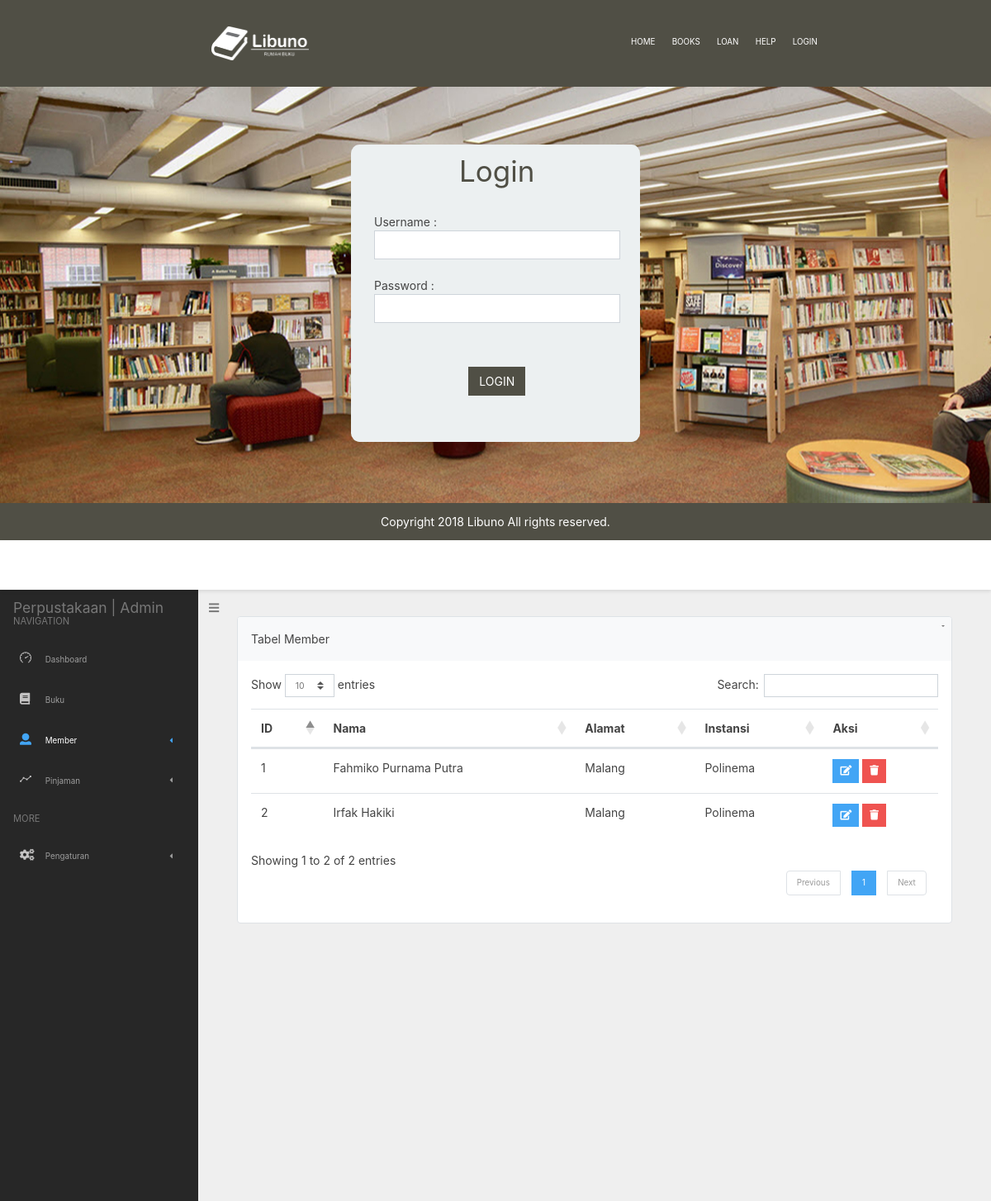
Before: /index.php/member with the older database file.
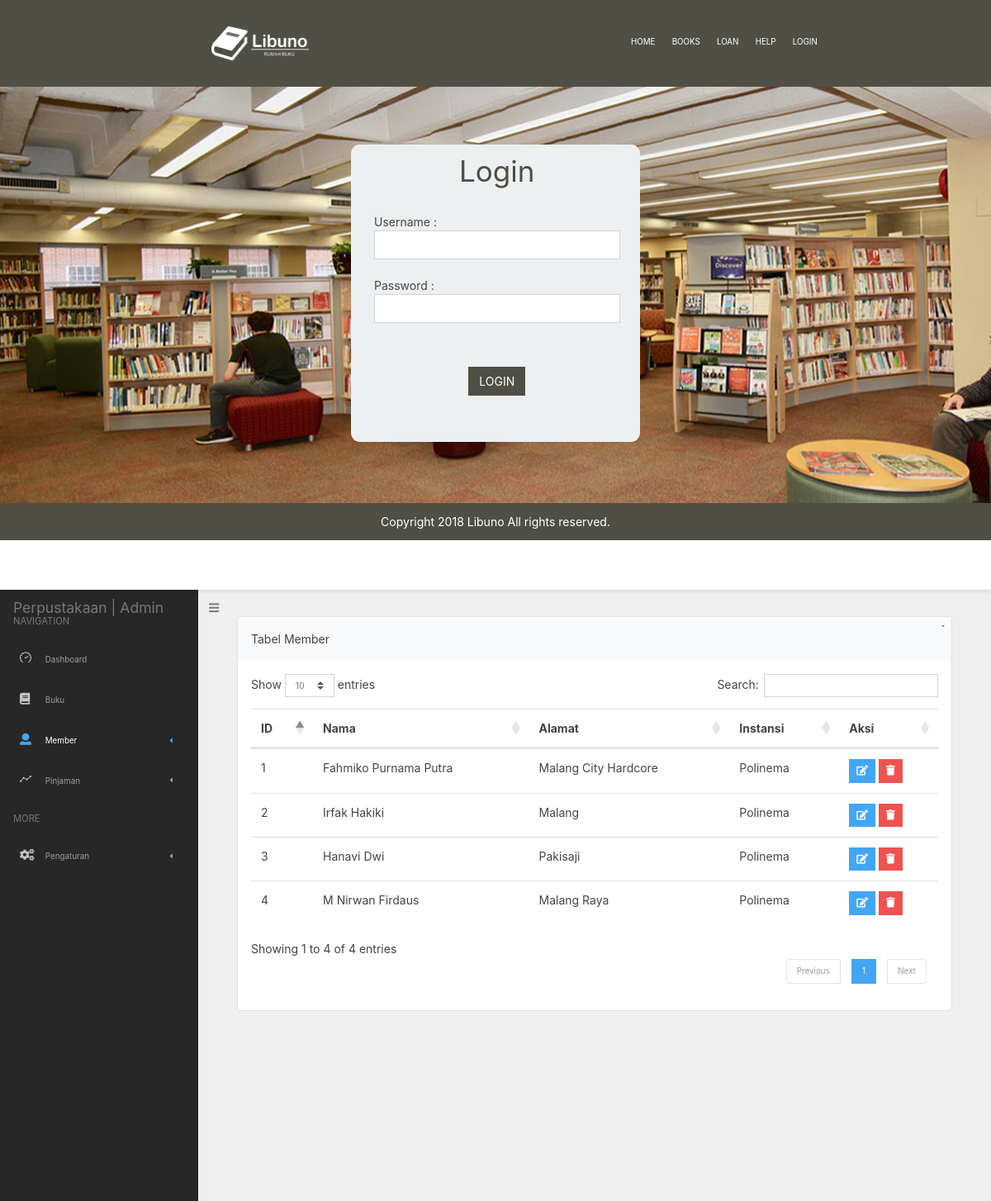
After: the same page with the newer database file.
### tables this page shows
CREATE TABLE `member` (
  `id_member` int(11) NOT NULL,
  `nama` varchar(25) NOT NULL,
  `alamat` varchar(50) NOT NULL,
  `instansi` varchar(25) NOT NULL
);

### application/controllers/Member.php (called while the page is built, shortened)
<?php
class Member extends CI_Controller {
	public function __construct()
	{
		$this->load->model('data_perpustakaan');
		$this->load->helper('form');
		$this->load->helper('url');
		$this->load->library('form_validation');
		if(empty($this->session->userdata('username'))){
			$this->load->view('admin/login');
		}
	}
	public function index()
	{
		$data['member'] = $this->data_perpustakaan->get_data('member');
		$this->load->view('templates/header');
		$this->load->view('admin/member', $data, FALSE);
		$this->load->view('templates/footer');
	}
}

### index.php (called while the page is built, shortened)
<?php
require_once BASEPATH.'core/CodeIgniter.php';

### application/models/data_perpustakaan.php (called while the page is built, shortened)
<?php
class Data_perpustakaan extends CI_Model {
	public function get_data($table){
		return $this->db->get($table);
	}
}

### application/views/admin/member.php (the view, shortened to what this page needs)
 <div class="content">
    <div class="container-fluid">
        <div class="row">
            <div class="col-md-12">
                <div class="card">
                    <div class="card-header bg-light">
                        Tabel Member
                    </div>
            <div class="card-body">
                <table class="table table-hover" id="myTable">
                	<thead>
                        <tr>
                            <th>ID</th>
                            <th>Nama</th>
                            <th>Alamat</th>
                            <th>Instansi</th>
                            <th>Aksi</th>
                        </tr>
                    </thead>
                    <tbody>
                        <?php foreach ($member->result() as $data) {
                        	echo "<tr>";
                        	echo "<td>$data->id_member</td>";
                        	echo "<td>$data->nama</td>";
                            echo "<td>$data->alamat</td>";
                        	echo "<td>$data->instansi</td>";
                            echo "<td>
                                <a class='btn btn-primary btn-sm' href='member/edit_member/".$data->id_member."'><span class='fa fa-edit'></span></a>
                                <a class='btn btn-danger btn-sm' href='member/delete_member/".$data->id_member."'><span class='fa fa-trash' onclick=\"return confirm('ingin hapus member ?')\"></span></a>
                          </td>";
                        } ?>
                    </tbody>
                </table>
            </div>
        </div>
    </div>
</div>
</div></div>

### application/views/admin/login.php (shortened to what this page needs)
<!DOCTYPE html>
<html>
<head>
    <link href="<?php echo base_url('assets/css/bootstrap.min.css'); ?>" rel="stylesheet">
    <link href="<?php echo base_url('assets/style.css'); ?>" rel="stylesheet" type="text/css">
</head>
<body>
<header>
<div class="container">
    <div class="row">
        <div class="col-lg-6">
                <center><img class="img1" src="<?php echo base_url('assets/images/logo.png') ?>"></center>
        </div>
        <div class="col-lg-6">
            <center>
                <ul>
                    <li><a class="list" href="<?php echo base_url('Welcome') ?>"> HOME </a></li>
                    <li><a class="list" href="<?php echo base_url('Welcome/books') ?>">BOOKS</a></li>
                    <li><a class="list" href="<?php echo base_url('Welcome/loan') ?>">LOAN</a></li>
                    <li><a class="list" href="<?php echo base_url('Welcome/help') ?>">HELP</a></li>
                    <li><a class="list" href="<?php echo base_url('Welcome/login') ?>">LOGIN</a></li>
                </ul>
            </center>
        </div>
    </div>
</div>
</header>
<div class="super2">
    <div class="container">
        <div class="row">
            <div class="col-lg-4">
            </div>
            <div class="col-lg-4">
                <form method="POST" action="<?php echo base_url('Admin/cek_login')?>" class="space6 faceLog">
                    <center><h1  class="space3"><b>Login</b></h1></center>
                    Username : <input class="form-control" type="text" name="username"><br>
                    Password : <input class="form-control" type="password" name="password"><br>
                    <center><input type="submit" id="submitBtn" class="btn btn3 superup2" name="login" value="LOGIN" ></center>
                </form>
            </div>
            <div class="col-lg-4">
            </div>
        </div>
    </div>
</div>
<footer>
    <p class="Copyright2" align="center">Copyright 2018 Libuno All rights reserved.</p>
</footer>
</body>
</html>

### application/views/templates/header.php (shortened to what this page needs)
<!doctype html>
<html lang="en">
<head>
    <link rel="stylesheet" href="https://cdnjs.cloudflare.com/ajax/libs/twitter-bootstrap/4.0.0/css/bootstrap.css">
    <link rel="stylesheet" href="https://cdn.datatables.net/1.10.16/css/dataTables.bootstrap4.min.css">
    <link rel="stylesheet" href="<?php echo base_url().'assets/admin/' ?>vendor/simple-line-icons/css/simple-line-icons.css">
    <link rel="stylesheet" href="<?php echo base_url().'assets/admin/' ?>vendor/font-awesome/css/fontawesome-all.min.css">
    <link rel="stylesheet" href="<?php echo base_url().'assets/admin/' ?>css/styles.css">
</head>
<body class="header-fixed">
<div class="page-wrapper">
    <nav class="navbar page-header">
        <a class="navbar-brand" href="#">
            Perpustakaan | Admin
        </a>
        <a href="#" class="btn btn-link sidebar-toggle d-md-down-none">
            <i class="fa fa-bars"></i>
        </a>
        <ul class="navbar-nav ml-auto">
            <li class="nav-item dropdown">
                <a class="nav-link dropdown-toggle" href="#" role="button" data-toggle="dropdown" aria-haspopup="true" aria-expanded="false">
                </a>
            </li>
        </ul>
    </nav>
    <div class="main-container">
        <div class="sidebar">
            <nav class="sidebar-nav">
                <ul class="nav">
                    <li class="nav-title">Navigation</li>
                    <li class="nav-item">
                        <a href="<?php echo site_url('admin') ?>" class="nav-link <?php echo ($this->uri->segment(1) == "admin") ? "active" : "" ?>">
                            <i class="icon icon-speedometer"></i> Dashboard
                        </a>
                    </li>
                    <li class="nav-item">
                        <a href="<?php echo site_url('buku') ?>" class="nav-link  <?php echo ($this->uri->segment(1) == "buku") ? "active" : "" ?>">
                            <i class="fa fa-book"></i> Buku
                        </a>
                    </li>
                    <li class="nav-item nav-dropdown">
                        <a href="#" class="nav-link nav-dropdown-toggle <?php echo ($this->uri->segment(1) == "member") ? "active" : "" ?> ">
                            <i class="fa fa-user"></i> Member <i class="fa fa-caret-left"></i>
                        </a>
                    </li>
                    <li class="nav-item nav-dropdown">
                        <a href="#" class="nav-link nav-dropdown-toggle <?php echo ($this->uri->segment(1) == "pinjaman") ? "active" : "" ?>">
                            <i class="icon icon-graph"></i> Pinjaman <i class="fa fa-caret-left"></i>
                        </a>
                    </li>
                    <li class="nav-title">More</li>
                    <li class="nav-item nav-dropdown">
                        <a href="#" class="nav-link nav-dropdown-toggle">
                            <i class="fa fa-cogs"></i> Pengaturan <i class="fa fa-caret-left"></i>
                        </a>
                    </li>
                </ul>
            </nav>
        </div>

### application/views/templates/footer.php (shortened to what this page needs)
        </div>
    </div>
</body>
</html>

### assets/style.css (style rules this page uses)
header { background-color: #504f45; }
ul { list-style: none; padding : 7% 0 3% 0; }
li { display: inline-block; color: white; padding-right: 3%; font-size: 70%; }
.img1 { width: 22%; padding: 6% 0 6% 0; }
.Copyright2 { margin-bottom: 0%; padding-top: 1%; padding-bottom: 1%; color: white; background-color: #504f45; }
.space6 { margin-top: 20%; }
.faceLog { background-color: #ecf0f1; padding: 3% 7% 16% 8% ; border-radius: 3%; margin-bottom: 21%; }
.space3 { margin-bottom: 10%; color: #504f45; }
.btn3 { background-color: #504f45; color: white; }
.superup2 { margin-top: 11%; }
.super2 { background-image: url('./images/library1.jpg'); }
.list { color: white; }

Changed rows visible on the page:
changed member "Fahmiko Purnama Putra": alamat "Malang" → "Malang City Hardcore"
added member: id_member "3", nama "Hanavi Dwi", alamat "Pakisaji", instansi "Polinema"
added member: id_member "4", nama "M Nirwan Firdaus", alamat "Malang Raya", instansi "Polinema"
Other visible differences:
text written by a page script: "Show entries Search: Showing 1 to 2 of 2 entries Previous 1 Next" → "Show entries Search: Showing 1 to 4 of 4 entries Previous 1 Next"
